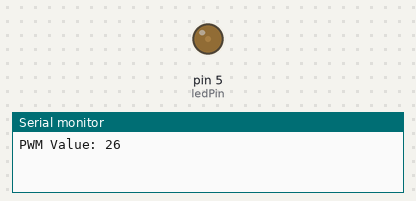
Recording of a sketch running on a simulated Arduino Uno, built with avr-gcc and run on an emulated ATmega328P. Shown: output pins drawn as LEDs (lit = HIGH), the last lines printed to the serial monitor.

Above: at 0.05 s.
At 24.85 s:
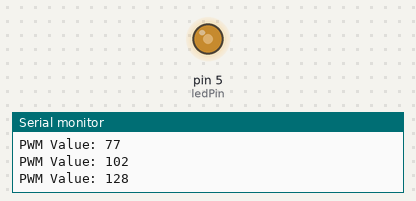
At 34.85 s:
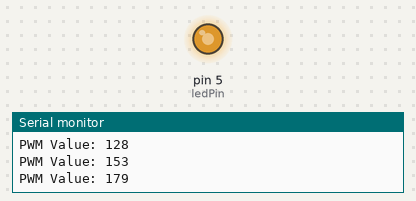
At 49.85 s:
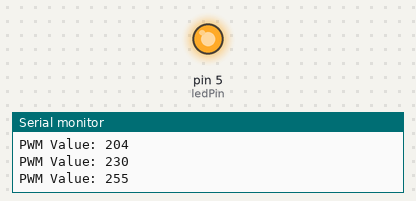
Timing chart, 0 to 65.0 s (numbered marks = the images above):
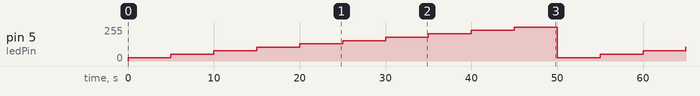

The sketch:

PWM_test.ino
```cpp
const int ledPin = 5;  // Pin PWM untuk LED
const int pwmValues[] = {26, 51, 77, 102, 128, 153, 179, 204, 230, 255};  // 10% - 100%
const int delayTime = 5000;  // Waktu tunggu antar level (ms)

void setup() {
  pinMode(ledPin, OUTPUT);
  Serial.begin(9600);  // Inisialisasi Serial Monitor
}

void loop() {
  for (int i = 0; i < 10; i++) {
    analogWrite(ledPin, pwmValues[i]);
    Serial.print("PWM Value: ");
    Serial.println(pwmValues[i]);
    delay(delayTime);
  }
}
```

Measured:
- by itself, pin 5 (ledPin): repeats every 50.0 s: 51/255 5.0 s, 77/255 5.0 s, 102/255 5.0 s, 128/255 5.0 s, 153/255 5.0 s, 179/255 5.0 s, 204/255 5.0 s, 230/255 5.0 s, 255/255 5.0 s, 26/255 5.0 s
